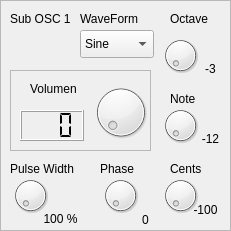
    <widget class="QFrame" name="frame_10">
     <property name="geometry">
      <rect>
       <x>460</x>
       <y>260</y>
       <width>231</width>
       <height>231</height>
      </rect>
     </property>
     <property name="frameShape">
      <enum>QFrame::StyledPanel</enum>
     </property>
     <property name="frameShadow">
      <enum>QFrame::Raised</enum>
     </property>
     <widget class="QLabel" name="label_27">
      <property name="geometry">
       <rect>
        <x>10</x>
        <y>10</y>
        <width>71</width>
        <height>18</height>
       </rect>
      </property>
      <property name="text">
       <string>Sub OSC 1</string>
      </property>
     </widget>
     <widget class="QComboBox" name="comboBox_SUBOSC1Waveform">
      <property name="geometry">
       <rect>
        <x>80</x>
        <y>30</y>
        <width>74</width>
        <height>28</height>
       </rect>
      </property>
      <item>
       <property name="text">
        <string>Sine</string>
       </property>
      </item>
      <item>
       <property name="text">
        <string>Saw</string>
       </property>
      </item>
      <item>
       <property name="text">
        <string>Saw-R</string>
       </property>
      </item>
      <item>
       <property name="text">
        <string>Sqare</string>
       </property>
      </item>
      <item>
       <property name="text">
        <string>Triangle</string>
       </property>
      </item>
      <item>
       <property name="text">
        <string>Pulse</string>
       </property>
      </item>
     </widget>
     <widget class="QDial" name="dial_5SUBOSC1_PulseWide">
      <property name="geometry">
       <rect>
        <x>10</x>
        <y>170</y>
        <width>41</width>
        <height>51</height>
       </rect>
      </property>
      <property name="maximum">
       <number>127</number>
      </property>
     </widget>
     <widget class="QLabel" name="label_28">
      <property name="geometry">
       <rect>
        <x>10</x>
        <y>160</y>
        <width>81</width>
        <height>18</height>
       </rect>
      </property>
      <property name="text">
       <string>Pulse Width</string>
      </property>
     </widget>
     <widget class="QLabel" name="label_23SUBOSC1_PulseWide">
      <property name="geometry">
       <rect>
        <x>40</x>
        <y>210</y>
        <width>41</width>
        <height>18</height>
       </rect>
      </property>
      <property name="text">
       <string>100 %</string>
      </property>
      <property name="alignment">
       <set>Qt::AlignCenter</set>
      </property>
     </widget>
     <widget class="QFrame" name="frame_11">
      <property name="geometry">
       <rect>
        <x>10</x>
        <y>70</y>
        <width>141</width>
        <height>81</height>
       </rect>
      </property>
      <property name="frameShape">
       <enum>QFrame::StyledPanel</enum>
      </property>
      <property name="frameShadow">
       <enum>QFrame::Raised</enum>
      </property>
      <widget class="QLCDNumber" name="lcdNumber_9SUBOSC1Volume">
       <property name="geometry">
        <rect>
         <x>10</x>
         <y>40</y>
         <width>64</width>
         <height>31</height>
        </rect>
       </property>
       <property name="digitCount">
        <number>3</number>
       </property>
       <property name="segmentStyle">
        <enum>QLCDNumber::Flat</enum>
       </property>
      </widget>
      <widget class="QLabel" name="label_29">
       <property name="geometry">
        <rect>
         <x>20</x>
         <y>10</y>
         <width>59</width>
         <height>18</height>
        </rect>
       </property>
       <property name="text">
        <string>Volumen</string>
       </property>
      </widget>
      <widget class="QDial" name="dialSUBOSC1Volume">
       <property name="geometry">
        <rect>
         <x>80</x>
         <y>10</y>
         <width>61</width>
         <height>64</height>
        </rect>
       </property>
       <property name="maximum">
        <number>127</number>
       </property>
      </widget>
     </widget>
     <widget class="QLabel" name="label_16SUBOSC1Octave">
      <property name="geometry">
       <rect>
        <x>200</x>
        <y>60</y>
        <width>21</width>
        <height>18</height>
       </rect>
      </property>
      <property name="text">
       <string>-3</string>
      </property>
      <property name="alignment">
       <set>Qt::AlignCenter</set>
      </property>
     </widget>
     <widget class="QDial" name="dial_2SUBOSC1Octave">
      <property name="geometry">
       <rect>
        <x>160</x>
        <y>30</y>
        <width>41</width>
        <height>51</height>
       </rect>
      </property>
      <property name="minimum">
       <number>0</number>
      </property>
      <property name="maximum">
       <number>8</number>
      </property>
     </widget>
     <widget class="QLabel" name="label_17SUBOSC1Note">
      <property name="geometry">
       <rect>
        <x>200</x>
        <y>130</y>
        <width>21</width>
        <height>18</height>
       </rect>
      </property>
      <property name="text">
       <string>-12</string>
      </property>
      <property name="alignment">
       <set>Qt::AlignCenter</set>
      </property>
     </widget>
     <widget class="QLabel" name="label_18SUBOSC1Cents">
      <property name="geometry">
       <rect>
        <x>190</x>
        <y>200</y>
        <width>31</width>
        <height>20</height>
       </rect>
      </property>
      <property name="text">
       <string>-100</string>
      </property>
      <property name="alignment">
       <set>Qt::AlignCenter</set>
      </property>
     </widget>
     <widget class="QDial" name="dial_3SUBOSC1Note">
      <property name="geometry">
       <rect>
        <x>160</x>
        <y>100</y>
        <width>41</width>
        <height>51</height>
       </rect>
      </property>
      <property name="minimum">
       <number>0</number>
      </property>
      <property name="maximum">
       <number>24</number>
      </property>
     </widget>
     <widget class="QLabel" name="label_30">
      <property name="geometry">
       <rect>
        <x>170</x>
        <y>10</y>
        <width>41</width>
        <height>18</height>
       </rect>
      </property>
      <property name="text">
       <string>Octave</string>
      </property>
     </widget>
     <widget class="QLabel" name="label_31">
      <property name="geometry">
       <rect>
        <x>80</x>
        <y>10</y>
        <width>71</width>
        <height>18</height>
       </rect>
      </property>
      <property name="text">
       <string>WaveForm</string>
      </property>
     </widget>
     <widget class="QLabel" name="label_32">
      <property name="geometry">
       <rect>
        <x>170</x>
        <y>160</y>
        <width>41</width>
        <height>18</height>
       </rect>
      </property>
      <property name="text">
       <string>Cents</string>
      </property>
     </widget>
     <widget class="QDial" name="dial_4SUBOSC1Cents">
      <property name="geometry">
       <rect>
        <x>160</x>
        <y>170</y>
        <width>41</width>
        <height>51</height>
       </rect>
      </property>
      <property name="maximum">
       <number>24</number>
      </property>
     </widget>
     <widget class="QLabel" name="label_33">
      <property name="geometry">
       <rect>
        <x>170</x>
        <y>90</y>
        <width>31</width>
        <height>18</height>
       </rect>
      </property>
      <property name="text">
       <string>Note</string>
      </property>
     </widget>
     <widget class="QLabel" name="label_89">
      <property name="geometry">
       <rect>
        <x>100</x>
        <y>160</y>
        <width>41</width>
        <height>18</height>
       </rect>
      </property>
      <property name="text">
       <string>Phase</string>
      </property>
     </widget>
     <widget class="QDial" name="dial_5SUBOSC1_Phase">
      <property name="geometry">
       <rect>
        <x>100</x>
        <y>170</y>
        <width>41</width>
        <height>51</height>
       </rect>
      </property>
      <property name="maximum">
       <number>127</number>
      </property>
     </widget>
     <widget class="QLabel" name="label_18SUBOSC1Phase">
      <property name="geometry">
       <rect>
        <x>130</x>
        <y>210</y>
        <width>31</width>
        <height>20</height>
       </rect>
      </property>
      <property name="text">
       <string>0</string>
      </property>
      <property name="alignment">
       <set>Qt::AlignCenter</set>
      </property>
     </widget>
    </widget>
